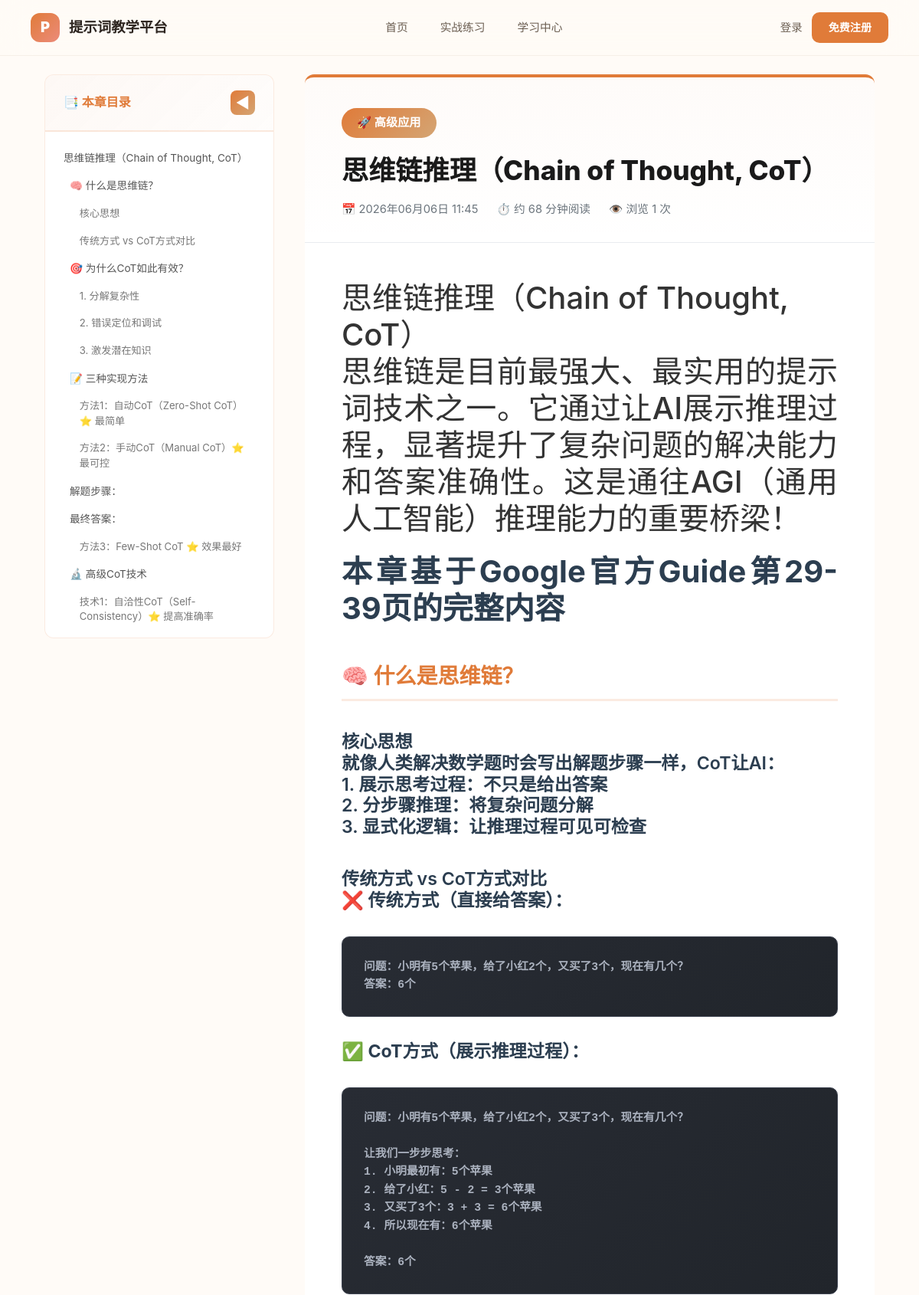
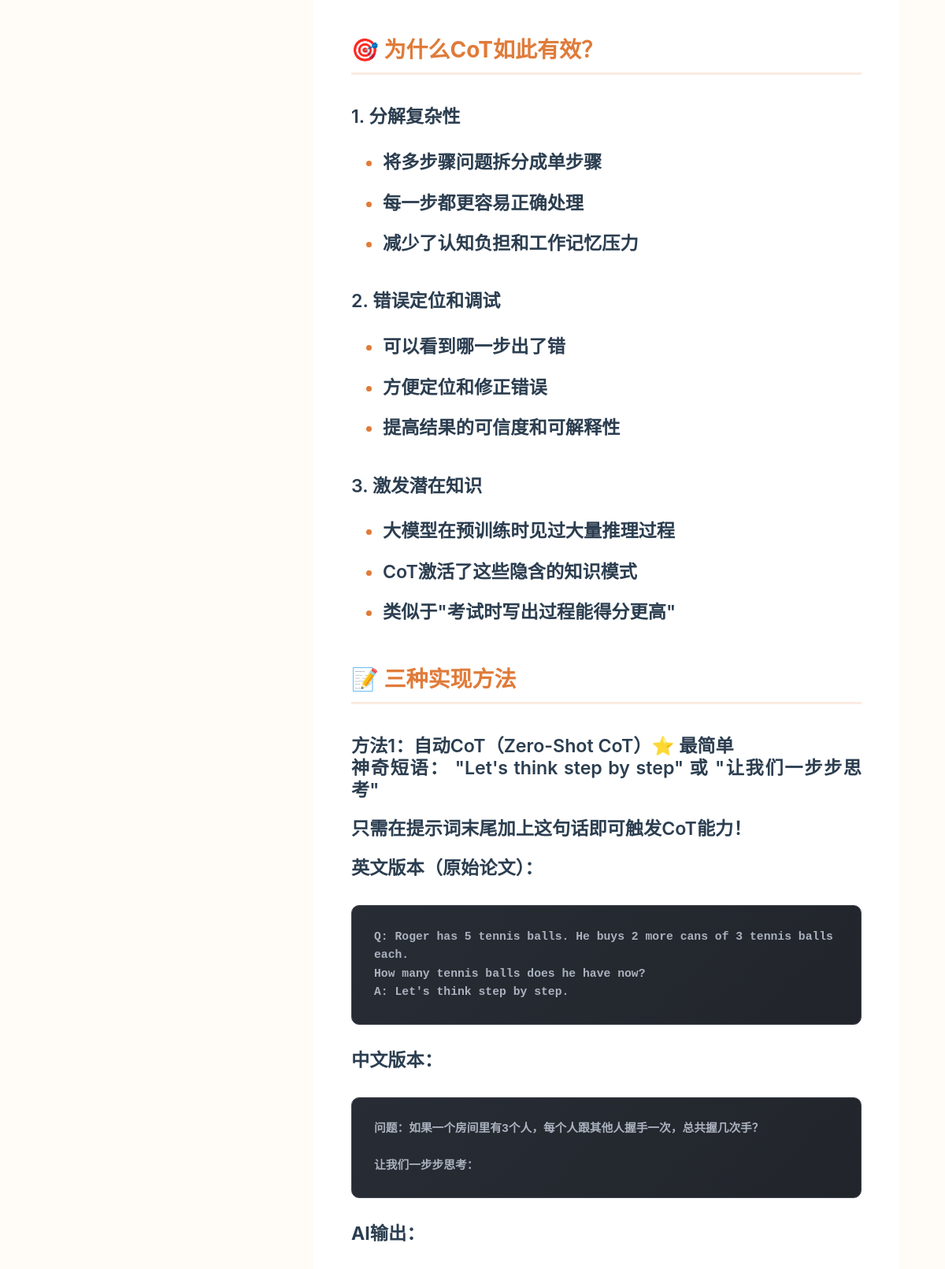
The app's page /learning/69/ (upper part) with its own data (2 pictures, top to bottom).
### learning/models.py (models this page shows, shortened)
class LearningMaterial(models.Model):
    STATUS_CHOICES = [
        ('draft', '草稿'),
        ('published', '已发布'),
        ('archived', '已下架'),
    ]
    CATEGORY_CHOICES = [
        ('basic', '基础入门'),
        ('intermediate', '进阶技巧'),
        ('advanced', '高级应用'),
        ('best_practices', '最佳实践'),
    ]
    title = models.CharField(max_length=200, verbose_name='标题')
    summary = models.TextField(blank=True, default='', verbose_name='摘要')
    content = models.TextField(verbose_name='内容')
    category = models.CharField(
        max_length=20,
        choices=CATEGORY_CHOICES,
        default='basic',
        verbose_name='分类'
    )
    status = models.CharField(
        max_length=20,
        choices=STATUS_CHOICES,
        default='draft',
        verbose_name='状态',
        db_index=True
    )
    author = models.ForeignKey(
        settings.AUTH_USER_MODEL,
        on_delete=models.SET_NULL,
        null=True,
        blank=True,
        related_name='learning_materials',
        verbose_name='作者'
    )
    cover_image = models.URLField(
        blank=True,
        default='',
        verbose_name='封面图片'
    )
    tags = models.JSONField(
        default=list,
        blank=True,
        verbose_name='标签列表'
    )
    order_index = models.IntegerField(default=0, verbose_name='排序权重')
    view_count = models.PositiveIntegerField(default=0, verbose_name='阅读量')
    like_count = models.PositiveIntegerField(default=0, verbose_name='点赞数')
    created_at = models.DateTimeField(auto_now_add=True, verbose_name='创建时间')
    updated_at = models.DateTimeField(auto_now=True, verbose_name='更新时间')
    published_at = models.DateTimeField(null=True, blank=True, verbose_name='发布时间')
    class Meta:
        ordering = ['-order_index', '-created_at']
        verbose_name = '学习资料'
        verbose_name_plural = '学习资料'
        indexes = [
            models.Index(fields=['category', 'status']),
            models.Index(fields=['status', '-created_at']),
            models.Index(fields=['author', '-created_at']),
        ]
    @property
    def reading_time(self):
        minutes = len(self.content) // 100
        return max(1, minutes)

### learning/views.py (the view)
# urls.py: path('<int:material_id>/', views.learning_detail, name='detail'),
def learning_detail(request, material_id):
    material = get_object_or_404(LearningMaterial, id=material_id)
    all_materials = LearningMaterial.objects.order_by('order_index', 'id')
    material_list = list(all_materials)
    current_index = None
    for idx, mat in enumerate(material_list):
        if mat.id == material.id:
            current_index = idx
            break
    prev_material = None
    next_material = None
    if current_index is not None:
        if current_index > 0:
            prev_material = material_list[current_index - 1]
        if current_index < len(material_list) - 1:
            next_material = material_list[current_index + 1]
    return render(request, 'learning_detail.html', {
        'material': material,
        'prev_material': prev_material,
        'next_material': next_material
    })

### learning/templatetags/learning_extras.py (called while the page is built)
@register.filter
def category_label(category):
    labels = {
        'basic': '🌱 基础入门',
        'intermediate': '⚡ 进阶技巧',
        'advanced': '🚀 高级应用',
        'best_practices': '💎 最佳实践',
    }
    return labels.get(category, str(category))

def generate_anchor(title):
    clean_title = re.sub(r'\*\*|\*|~~|__|_|`', '', title)
    anchor = re.sub(r'[^a-zA-Z0-9\u4e00-\u9fff]', '-', clean_title.lower())
    anchor = re.sub(r'-+', '-', anchor).strip('-')
    return anchor

@register.filter
def extract_toc(text):
    headings = []
    pattern = r'^(#{1,3})\s+(.+)$'
    for line in text.split('\n'):
        match = re.match(pattern, line.strip())
        if match:
            level = len(match.group(1))
            title = match.group(2).strip()
            clean_title = re.sub(r'\*\*|\*|~~|__|_|`', '', title)
            anchor = generate_anchor(title)
            headings.append({
                'level': level,
                'title': clean_title,
                'anchor': anchor
            })
    return headings

### core/templates/learning_detail.html (shortened to what this page needs)
{% extends 'base.html' %}
{% load learning_extras %}
{% block content %}
<div class="learning-page-wrapper">
    <div class="learning-container">
        <aside class="sidebar-toc" id="sidebarToc">
            <div class="toc-header">
                <h6>📑 本章目录</h6>
                <button class="toc-toggle-btn" onclick="toggleTOC()" title="折叠/展开目录">
                    <span class="toggle-icon">◀</span>
                </button>
            </div>
            <div class="toc-content" id="tocContent">
                {% with toc=material.content|extract_toc %}
                    {% for item in toc %}
                        <a href="#{{ item.anchor }}"
                           class="toc-item level-{{ item.level }}"
                           onclick="scrollToSection('{{ item.anchor }}')">
                            {{ item.title }}
                        </a>
                    {% empty %}
                        <div style="padding: 1rem 1.5rem; color: #999; font-size: 0.9rem;">
                            📝 暂无章节标题
                        </div>
                    {% endfor %}
                {% endwith %}
            </div>
        </aside>
        <main class="main-content">
            <article class="article-card">
                <header class="article-header">
                    <span class="badge-category">
                        {{ material.category|category_label }}
                    </span>
                    <h1 class="article-title">{{ material.title }}</h1>
                    <div class="article-meta">
                        <span class="meta-item">📅 {{ material.created_at|date:"Y年m月d日 H:i" }}</span>
                        <span class="meta-item">⏱️ 约 {{ material.reading_time }} 分钟阅读</span>
                        <span class="meta-item">👁️ 浏览 {{ material.view_count|default:'0' }} 次</span>
                    </div>
                </header>
                <div class="article-body">
                    {{ material.content|markdown_to_html|safe }}
                </div>
            </article>
        </main>
    </div>
</div>
{% endblock %}

### core/static/css/variables.css (style rules this page uses)
:root { --color-primary: #E07B39; --color-primary-light: #EB9A5C; --color-primary-dark: #C96A2D; --color-primary-gradient: linear-gradient(135deg, #E07B39 0%, #D4A574 100%); --color-success: #10B981; --color-success-light: #E8F5E9; --color-warning: #F59E0B; --color-warning-light: #FFF3E0; --color-danger: #EF4444; --color-danger-light: #FCE4EC; --color-info: #3B82F6; --color-text-primary: #1a1a1a; --color-text-secondary: #2c3e50; --color-text-tertiary: #495057; --color-text-muted: #6c757d; --color-text-placeholder: #999; --color-bg-white: #ffffff; --color-bg-light: #f8f9fa; --color-bg-soft: #fafbfc; --color-bg-muted: #e9ecef; --color-bg-alt: #f1f3f5; --color-border: #dee2e6; --color-border-light: #e9ecef; --color-border-focus: rgba(13, 110, 253, 0.25); --space-xs: 0.25rem; --space-sm: 0.5rem; --space-md: 1rem; --space-lg: 1.5rem; --space-xl: 2rem; --space-2xl: 2.5rem; --space-3xl: 3rem; --radius-sm: 6px; --radius-md: 8px; --radius-lg: 10px; --radius-xl: 12px; --radius-16: 16px; --radius-20: 20px; --radius-full: 50%; --font-family-base: -apple-system, BlinkMacSystemFont, 'Segoe UI', Roboto, 'Helvetica Neue', Arial, sans-serif; --font-family-mono: 'Consolas', 'Monaco', monospace; --font-size-xs: 0.75rem; --font-size-sm: 0.85rem; --font-size-base: 0.95rem; --font-size-md: 1rem; --font-size-lg: 1.05rem; --font-size-xl: 1.1rem; --font-size-2xl: 1.3rem; --font-size-3xl: 1.75rem; --font-size-4xl: 2.2rem; --font-weight-normal: 400; --font-weight-medium: 500; --font-weight-semibold: 600; --font-weight-bold: 700; --font-weight-extrabold: 800; --line-height-tight: 1.25; --line-height-normal: 1.5; --line-height-relaxed: 1.6; --line-height-loose: 1.85; --transition-fast: 0.2s ease; --transition-normal: 0.3s ease; --transition-slow: 0.35s cubic-bezier(0.4, 0, 0.2, 1); --z-dropdown: 100; --z-sticky: 200; --z-fixed: 300; --z-modal-backdrop: 400; --z-modal: 500; --z-popover: 600; --z-tooltip: 700; }

### core/static/css/style.css (style rules this page uses)
body { font-family: -apple-system, BlinkMacSystemFont, 'Segoe UI', Roboto, 'Helvetica Neue', Arial, sans-serif; background-color: #f8f9fa; }
pre { white-space: pre-wrap; word-wrap: break-word; font-size: 0.9rem; }

### records on screen
LearningMaterial: category|category_label "🚀 高级应用", title "思维链推理（Chain of Thought, CoT）", created_at "2026年06月06日 11:45", reading_time "68", view_count "1", content "思维链推理（Chain of Thought, CoT） 思维链是目前最强大、最实用的提示词技术之一。它通过让AI展示推理过程，显著提升了复杂问题的解决能力和答案准确性。这是通往AGI（通用人工智能）推理能力的重要桥梁！ 本章基于Google官方Guide第29-39页的完整内容 🧠 什么是思维链？ 核心思想 就像人类解决数学题时会写出解题步骤一样，CoT让AI： 1. 展示思考过程 ：不只是给出答案 2. 分步骤推理 ：将复杂问题分解 3. 显式化逻辑 ：让推理过程可见可检查 传统方式 vs CoT方式对比 ❌ 传统方式（直接给答案）： 问题：小明有5个苹果，给了小红2个，又买了3个，现在有几个？ 答案：6个 ✅ CoT方式（展示推理过程）： 问题：小明有5个苹果，给了小红2个，又买了3个，现在有几个？ 让我们一步步思考： 1. 小明最初有：5个苹果 2. 给了小红：5 - 2 = 3个苹果 3. 又买了3个：3 + 3 = 6个苹果 4. 所以现在有：6个苹果 答案：6个 🎯 为什么CoT如此有效？ 1. 分解复杂性 将多步骤问题拆分成单步骤 每一步都更容易正确处理 减少了认知负担和工作记忆压力 2. 错误定位和调试 可以看到哪一步出了错 方便定位和修正错误 提高结果的可信度和可解释性 3. 激发潜在知识 大模型在预训练时见过大量推理过程 CoT激活了这些隐含的知识模式 类似于\"考试时写出过程能得分更高\" 📝 三种实现方法 方法1：自动CoT（Zero-Shot CoT）⭐ 最简单 神奇短语： \"Let's think step by step\" 或 \"让我们一步步思考\"…"

### other values on screen
{{ item.title }} "思维链推理（Chain of Thought, CoT）" "🧠 什么是思维链？" "核心思想" "传统方式 vs CoT方式对比" "🎯 为什么CoT如此有效？" "1. 分解复杂性" "2. 错误定位和调试" "3. 激发潜在知识" "📝 三种实现方法" "方法1：自动CoT（Zero-Shot CoT）⭐ 最简单" "方法2：手动CoT（Manual CoT）⭐ 最可控" "解题步骤：" "最终答案：" "方法3：Few-Shot CoT ⭐ 效果最好" "🔬 高级CoT技术" "技术1：自洽性CoT（Self-Consistency）⭐ 提高准确率"
